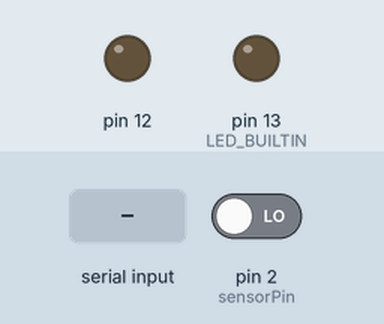
This sketch was run on a simulated Arduino Uno, built with avr-gcc and run on an emulated ATmega328P. On the bench: output pins drawn as LEDs (lit = HIGH). Inputs (shaded band) come from the test bench; at power-on: pin 2 (sensorPin) LOW. What the sketch prints to the serial monitor is not drawn.

Above: at 1.2 s.
1.3 s: byte 1 (1) received over Serial
At 2.4 s:
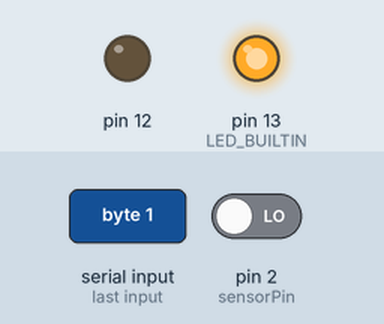
2.8 s: byte 0 (0) received over Serial
At 3.4 s:
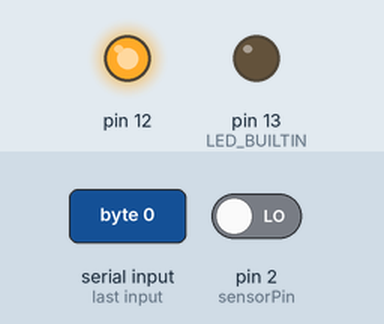
Timing chart, 0 to 5.8 s (numbered marks = the images above; inputs shaded):
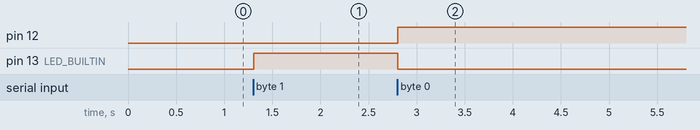

The sketch:

Basic_arduino_listeningAndReading-WebSerial-p5.ino
```cpp
int sensorPin = 2;
int buttonState;
int receivedData;

void setup() {
  Serial.begin(57600);
  pinMode(LED_BUILTIN, OUTPUT);
  pinMode(12, OUTPUT);
  pinMode(sensorPin, INPUT);
}

void loop() {
  buttonState = digitalRead(sensorPin);
  Serial.println(buttonState);

  if (Serial.available() > 0) {
    receivedData = Serial.read();

    if (receivedData == 1) {
      digitalWrite(LED_BUILTIN, HIGH);
      digitalWrite(12, LOW);
    } else if (receivedData == 0) {
      digitalWrite(LED_BUILTIN, LOW);
      digitalWrite(12, HIGH);
    }
  }
  delay(1000 / 60);  // We synch to the P5JS frameRate (60fps)
}
```

Measured:
- after the input at 1.3 s, pin 13 (LED_BUILTIN): LOW → HIGH at once
- after the input at 2.8 s, pin 12: LOW → HIGH at once; pin 13 (LED_BUILTIN): HIGH → LOW at once
